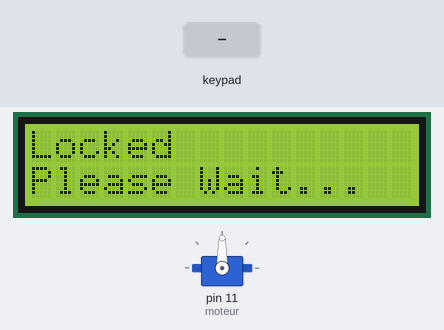
A sketch run on a simulated Arduino Uno, built with avr-gcc and run on an emulated ATmega328P. Parts: 16×2 character LCD, servo. Inputs (shaded band) come from the test bench.

Above: at 1.2 s.
1.3 s: key 'D' pressed
At 4.0 s:
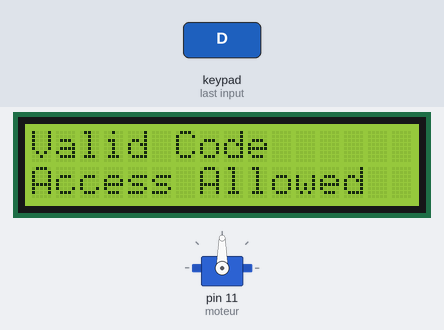
4.3 s: keypad keys 1 0 9 8 7 * pressed 0.4 s apart
At 7.1 s:
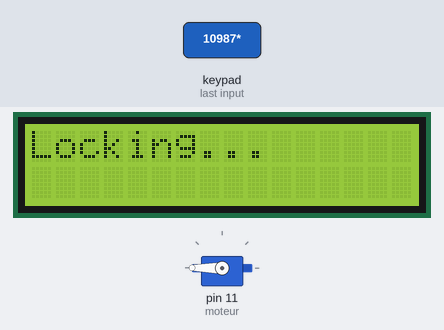
9.7 s: key 'B' pressed
At 11.9 s:
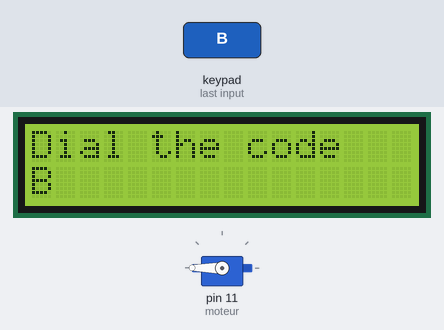
12.7 s: keypad keys 1 0 9 8 7 D pressed 0.4 s apart
At 15.3 s:
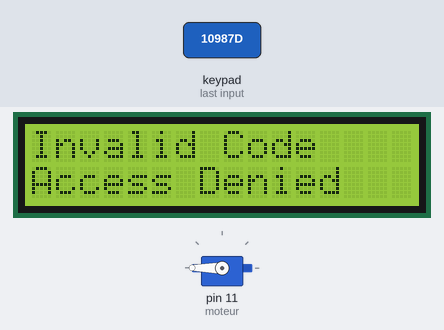
18.1 s: key 'C' pressed
At 19.1 s:
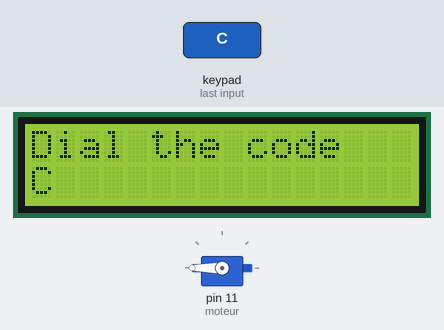
19.6 s: keypad keys 1 0 9 8 7 # pressed 0.4 s apart
At 23.0 s:
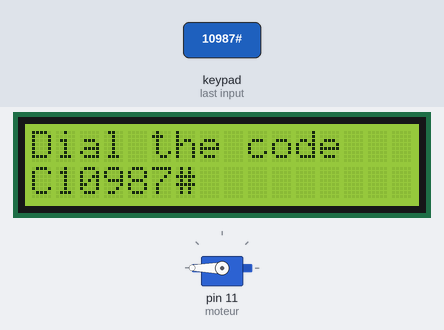
Timing chart, 0 to 24.5 s (numbered marks = the images above; inputs shaded):
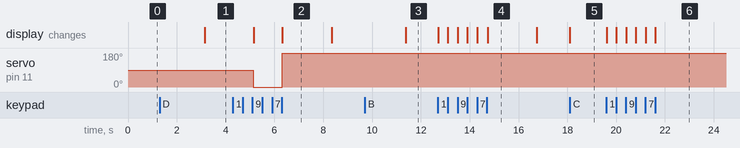

The sketch:

controle_acces_lcd_anglais_lorawan_projet_generic.ino
```cpp
#include <Servo.h>
#include <LiquidCrystal_I2C.h>
#include <Key.h>
#include <Keypad.h>
#include <Wire.h>
#include <SoftwareSerial.h>
const int ROW_NUM = 4; //four rows
const int COLUMN_NUM = 4; //four columns
char keys[ROW_NUM][COLUMN_NUM] = {
  {'1','2','3', 'A'},
  {'4','5','6', 'B'},
  {'7','8','9', 'C'},
  {'*','0','#', 'D'}
};
SoftwareSerial connexionserie(12, 13);
byte pin_rows[ROW_NUM] = {10, 9, 8, 7}; //connect to the row pinouts of the keypad
byte pin_column[COLUMN_NUM] = {6, 5, 4, 3}; //connect to the column pinouts of the keypad
Keypad keypad = Keypad( makeKeymap(keys), pin_rows, pin_column, ROW_NUM, COLUMN_NUM );
String inputkey = "";
String clesecrete = ""; //INSERT SECRET MASTERKEY
String masterkey = ""; // INSERT SECRET MASTERKEY
bool modemaitre = false;
LiquidCrystal_I2C lcd(0x27,  16, 2);
byte cadenas[8] = {
	0b01110,
	0b10001,
	0b10001,
	0b11111,
	0b11011,
	0b11011,
	0b11111,
	0b00000
};
Servo moteur;
void setup(){
  Serial.begin(9600);
  connexionserie.begin(9600);
  lcd.init();
  lcd.backlight();
  lcd.createChar(0, cadenas);
  moteur.attach(11);
  connexionserie.begin(9600);
  connexionserie.write(6);
}

void loop(){
if (modemaitre == false)  {
  lcd.clear();
  lcd.setCursor(0, 0);
  lcd.print("Locked");
  lcd.setCursor(0,1);
  lcd.print("Please Wait...");
  delay(3000);
  entreecode();
  }
  else {
    modemaitrefunc();
  }
}

void resetfunc() {
    inputkey = "";
    lcd.setCursor(0,1);
    lcd.print("                ");
}
void modemaitrefunc() {
    modemaitre:
    lcd.clear();
    lcd.setCursor(0,0);
    lcd.print("* Lock");
    lcd.setCursor(0,1);
    lcd.print("# New code");
    while (true) {
    char key = keypad.getKey();
      if (key == '*') {
        modemaitre = false;
        lcd.clear();
        lcd.print("Locking...");
        moteur.write(180);
        connexionserie.write(2);
        delay(2000);
        break;
        }
      else if (key == '#') {
        lcd.clear();
        lcd.setCursor(0,0);
        lcd.print("New code : ");
        while (true) {
          char key = keypad.getKey();
          if (key) {
            if (key == 'A') {
              resetfunc();
              }
            else if (key == 'D') {
              lcd.clear();
              clesecrete = inputkey;
              lcd.print("Saving...");
              connexionserie.write(4);
              delay(500);
              inputkey = "";
              goto modemaitre;
             }
            else if (inputkey.length() >= 15 ) {
          }
          else {
            lcd.setCursor(0,1);
            inputkey += key;
            lcd.print(inputkey);
            }
          }
        }
      }
  }
}
void entreecode() {
  entreecode:
  lcd.clear();
  lcd.setCursor(0,0);
  lcd.print("Dial the code");
  Serial.print(clesecrete);
  while (true) {
    char key = keypad.getKey();
    if (key) {
      if (key == 'A') {
        resetfunc();
        }
      else if (key == 'D') {
        if (clesecrete == inputkey || inputkey == masterkey) {
          lcd.clear();
          lcd.setCursor(0,0);
          lcd.print("Valid Code");
          lcd.setCursor(0,1);
          lcd.print("Access Allowed");
          connexionserie.write(1);
          // 1 unlocked 2 locked 3 false try print to rf
          delay(2000);
          moteur.write(0);
          modemaitre = true;
          inputkey = "";
          break;
          }

        else {
          lcd.clear();
          lcd.setCursor(0,0);
          lcd.print("Invalid Code");
          lcd.setCursor(0,1);
          lcd.print("Access Denied");
          connexionserie.write(3);
          inputkey = "";
          delay(2000);
          goto entreecode;
          }
          ;
        }
    else if (inputkey.length() >= 15 ) {
      }
    else {
        lcd.setCursor(0,1);
        inputkey += key;
        lcd.print(inputkey);

        }
      }
    }
}
```

Measured:
- after the input at 1.3 s, the display: changes after 1.8 s (image 1)
- after the input at 4.3 s, the display: first differs from a run without the input after 2.0 s (image 2)
- after the input at 9.7 s, the display: changes after 1.7 s (image 3)
- after the input at 12.7 s, the display: first changes at once (image 4 shows a later state)
- after the input at 18.1 s, the display: changes at once (image 5)
- after the input at 19.6 s, the display: first changes at once (image 6 shows a later state)
- what the display in image 2 shows lasts 2.0 s, from 6.3 s to 8.3 s
